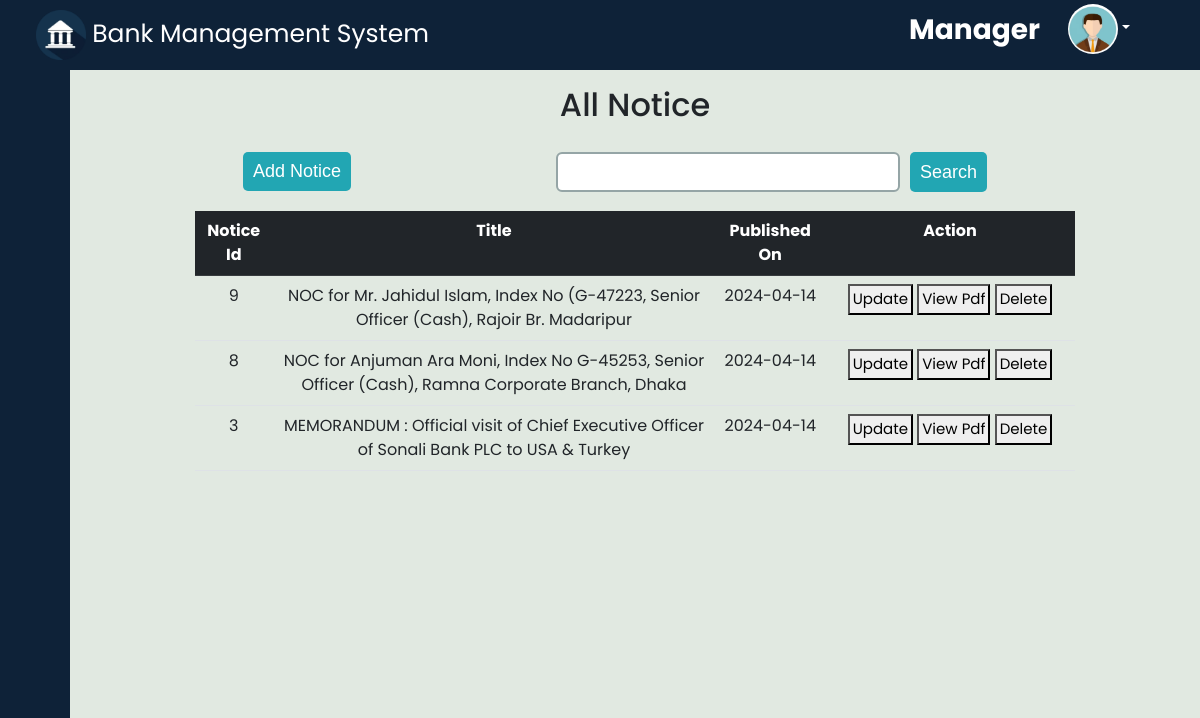
Page /manager/notice.php (signed in) on the committed database.
### tables this page shows
CREATE TABLE `notice` (
  `notice_id` int(11) NOT NULL,
  `title` varchar(255) DEFAULT NULL,
  `description` text NOT NULL,
  `published_date` date DEFAULT NULL,
  `pdf` text DEFAULT NULL
);

### manager/notice.php (the view, shortened to what this page needs)
<!DOCTYPE html>
<html lang="en">
<head>
</head>
<?php
include "../database.php";
$search = "";
$query_notice = "select * from notice where notice_id like '%$search%' or title like '%$search%' order by notice_id desc";
$table_notice = mysqli_query($con, $query_notice);
?>
<body>
    <div>
        <?php include "manager_header.php" ?>
    </div>
    <div class="d-flex">
        <div>
            <?php include "manager_sidebar.php" ?>
        </div>
        <div class="main">
            <div class="cnt ">
                <h2 class="d-flex justify-content-center mt-3">All Notice</h2>
                <div class="d-flex hdiv">
                    <div class="new">
                        <a href="add_notice.php"><button>Add Notice</button></a>
                    </div>
                    <div class="searchdiv d-flex">
                        <form action="" method="post">
                            <div class="d-flex">
                                <input class="form-control fc" style=" border: 2px solid #95a5a6;" type="text" name="searchinput" id="">
                                <input class="btnn" type="submit" value="Search" name="searchbtn" id="">
                            </div>
                        </form>
                    </div>
                </div>
                <div class="container">
                    <table class="table table-hover text-center">
                        <tr class="table-dark">
                            <th>Notice Id</th>
                            <th>Title</th>
                            <th>Published On</th>
                            <th>Action</th>
                        </tr>
                        <?php
                        while ($row = mysqli_fetch_assoc($table_notice)) {
                        ?>
                            <tr>
                                <td><?php echo $row['notice_id'] ?></td>
                                <td><?php echo $row['title'] ?></td>
                                <td><?php echo $row['published_date'] ?></td>
                                <td style="width: 250px;">
                                    <a href="update_notice.php?notice_id=<?php echo $row['notice_id'] ?>"><button>Update</button></a>
                                    <a href="view_notice.php?notice_id=<?php echo $row['notice_id'] ?>"><button>View Pdf</button></a>
                                    <a href="delete_notice.php?notice_id=<?php echo $row['notice_id'] ?>"><button onclick="return checkdelete()">Delete</button></a>
                                </td>
                            </tr>
                        <?php } ?>
                    </table>
                </div>
            </div>
        </div>
    </div>
</body>
</html>

### manager/notice.php (style rules this page uses)
a button { padding: 2px 3px; font-size: 15px; }
.main { background-color: #e1e9e1; display: flex; justify-content: center; }
.cnt { width: 80%; }
.new { margin-bottom: 20px; margin-top: 20px; margin-left: 60px; }
.new button { padding: 6px 10px; background-color: #22a6b3; border: none; border-radius: 5px; color: white; font-size: 18px; font-family: Arial, Helvetica, sans-serif; }
.hdiv { position: relative; }
.searchdiv { margin-top: 20px; margin-bottom: 10px; position: absolute; right: 100px; }
.btnn { margin-left: 10px; padding: 6px 10px; background-color: #22a6b3; border: none; border-radius: 5px; color: white; font-size: 18px; font-family: Arial, Helvetica, sans-serif; }

### manager/manager_header.php (style rules this page uses)
* { margin: 0; padding: 0; box-sizing: border-box; font-family: 'Poppins', sans-serif; }

### manager/manager_sidebar.php (style rules this page uses)
a { text-decoration: none; }
body { font-family: 'Poppins', sans-serif; }
.main { height: 100vh; overflow: scroll; width: 100%; }

### rows in the picture
notice: notice_id "9", title "NOC for Mr. Jahidul Islam, Index No (G-47223, Senior Officer (Cash), Rajoir Br. Madaripur", published_date "2024-04-14"
notice: notice_id "8", title "NOC for Anjuman Ara Moni, Index No G-45253, Senior Officer (Cash), Ramna Corporate Branch, Dhaka", published_date "2024-04-14"
notice: notice_id "3", title "MEMORANDUM : Official visit of Chief Executive Officer of Sonali Bank PLC to USA & Turkey", published_date "2024-04-14"
